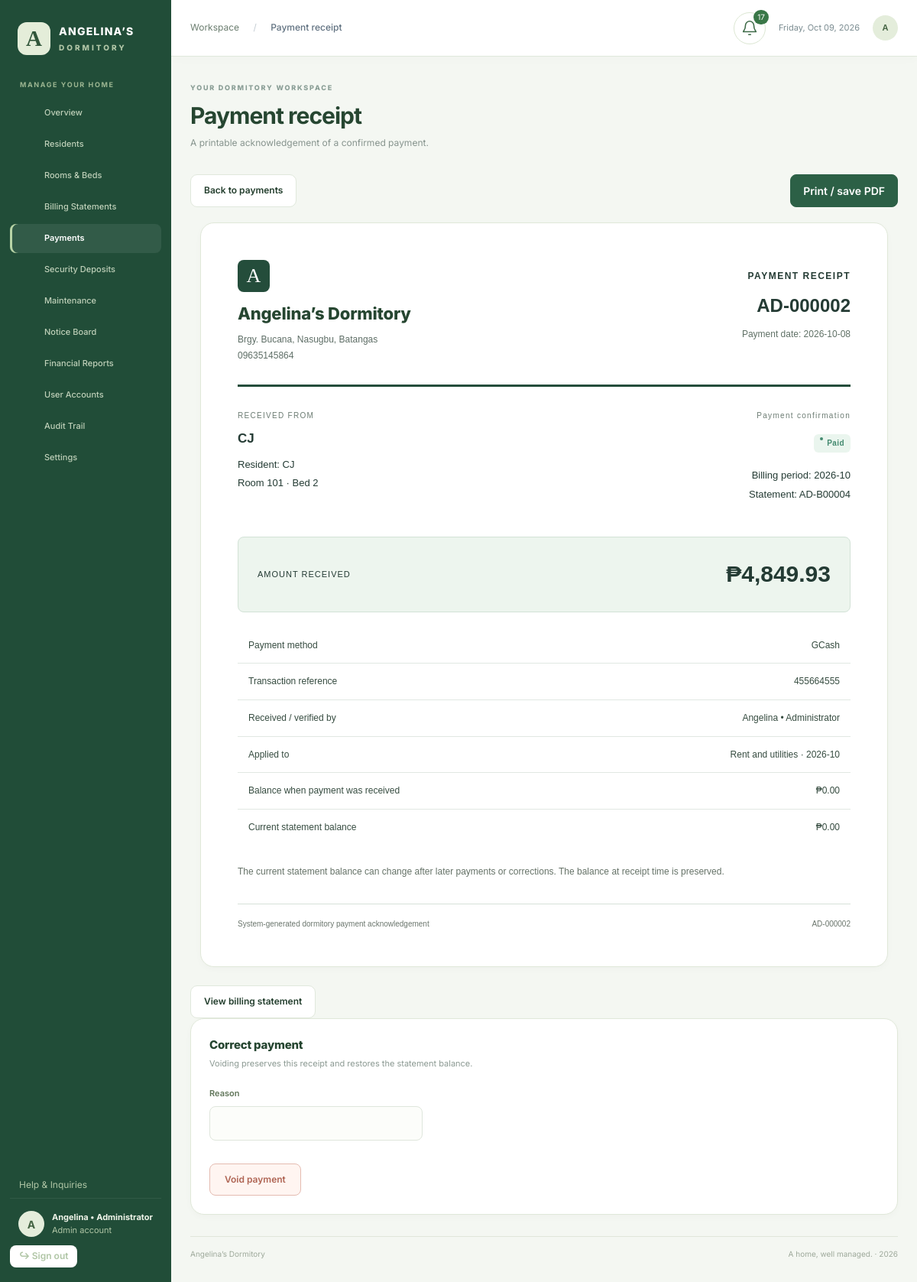
Page /index.php?page=receipt&id=2 (signed in) on the committed database.
### tables this page shows
CREATE TABLE `users` (
  `id` int(10) unsigned NOT NULL AUTO_INCREMENT,
  `username` varchar(100) NOT NULL,
  `password_hash` varchar(255) NOT NULL,
  `role` enum('admin','staff','tenant') NOT NULL,
  `name` varchar(200) NOT NULL,
  `tenant_id` int(10) unsigned DEFAULT NULL,
  `active` tinyint(4) DEFAULT 1,
  `must_change` tinyint(4) DEFAULT 1,
  PRIMARY KEY (`id`),
  UNIQUE KEY `username` (`username`),
  UNIQUE KEY `tenant_id` (`tenant_id`),
  CONSTRAINT `users_ibfk_1` FOREIGN KEY (`tenant_id`) REFERENCES `tenants` (`id`)
);

CREATE TABLE `settings` (
  `key` varchar(80) NOT NULL,
  `value` text NOT NULL,
  PRIMARY KEY (`key`)
);

CREATE TABLE `payments` (
  `id` int(10) unsigned NOT NULL AUTO_INCREMENT,
  `billing_id` int(10) unsigned NOT NULL,
  `tenant_id` int(10) unsigned NOT NULL,
  `amount` bigint(20) NOT NULL CHECK (`amount` > 0),
  `method` enum('GCash','Personal Payment') NOT NULL,
  `payer` varchar(200) NOT NULL,
  `payment_date` date NOT NULL,
  `reference` varchar(150) DEFAULT NULL,
  `received_by` int(10) unsigned NOT NULL,
  `idempotency_key` varchar(100) NOT NULL,
  `balance_after` bigint(20) DEFAULT NULL,
  `voided_at` datetime DEFAULT NULL,
  `voided_by` int(10) unsigned DEFAULT NULL,
  `void_reason` text DEFAULT NULL,
  `gcash_reference` varchar(150) GENERATED ALWAYS AS (case when `method` = 'GCash' then `reference` else NULL end) STORED,
  `created_at` timestamp NOT NULL DEFAULT current_timestamp(),
  PRIMARY KEY (`id`),
  UNIQUE KEY `idempotency_key` (`idempotency_key`),
  UNIQUE KEY `gcash_reference` (`gcash_reference`),
  KEY `payment_date` (`payment_date`),
  KEY `billing_id` (`billing_id`),
  KEY `tenant_id` (`tenant_id`),
  KEY `received_by` (`received_by`),
  KEY `voided_by` (`voided_by`),
  CONSTRAINT `payments_ibfk_1` FOREIGN KEY (`billing_id`) REFERENCES `billing` (`id`),
  CONSTRAINT `payments_ibfk_2` FOREIGN KEY (`tenant_id`) REFERENCES `tenants` (`id`),
  CONSTRAINT `payments_ibfk_3` FOREIGN KEY (`received_by`) REFERENCES `users` (`id`),
  CONSTRAINT `payments_ibfk_4` FOREIGN KEY (`voided_by`) REFERENCES `users` (`id`)
);

CREATE TABLE `tenants` (
  `id` int(10) unsigned NOT NULL AUTO_INCREMENT,
  `name` varchar(200) NOT NULL,
  `email` varchar(254) NOT NULL,
  `contact` varchar(80) NOT NULL,
  `status` enum('active','moved_out') NOT NULL DEFAULT 'active',
  `move_in` date NOT NULL,
  `move_out` date DEFAULT NULL,
  `created_at` timestamp NOT NULL DEFAULT current_timestamp(),
  PRIMARY KEY (`id`)
);

CREATE TABLE `rooms` (
  `id` int(10) unsigned NOT NULL AUTO_INCREMENT,
  `number` varchar(50) NOT NULL,
  `capacity` int(11) NOT NULL CHECK (`capacity` between 1 and 30),
  `rent` bigint(20) NOT NULL CHECK (`rent` >= 0),
  `status` enum('active','maintenance') DEFAULT 'active',
  PRIMARY KEY (`id`),
  UNIQUE KEY `number` (`number`)
);

CREATE TABLE `bed_spaces` (
  `id` int(10) unsigned NOT NULL AUTO_INCREMENT,
  `room_id` int(10) unsigned NOT NULL,
  `label` varchar(50) NOT NULL,
  PRIMARY KEY (`id`),
  UNIQUE KEY `room_id` (`room_id`,`label`),
  CONSTRAINT `bed_spaces_ibfk_1` FOREIGN KEY (`room_id`) REFERENCES `rooms` (`id`)
);

CREATE TABLE `billing` (
  `id` int(10) unsigned NOT NULL AUTO_INCREMENT,
  `tenant_id` int(10) unsigned NOT NULL,
  `assignment_id` int(10) unsigned NOT NULL,
  `period` char(7) NOT NULL,
  `cutoff` date NOT NULL,
  `due_date` date NOT NULL,
  `rent` bigint(20) NOT NULL CHECK (`rent` >= 0),
  `electricity` bigint(20) NOT NULL CHECK (`electricity` >= 0),
  `water` bigint(20) NOT NULL CHECK (`water` >= 0),
  `previous_balance` bigint(20) NOT NULL DEFAULT 0 CHECK (`previous_balance` >= 0),
  `total_due` bigint(20) NOT NULL CHECK (`total_due` >= 0),
  `carried_to` int(10) unsigned DEFAULT NULL,
  `created_by` int(10) unsigned DEFAULT NULL,
  `created_at` timestamp NOT NULL DEFAULT current_timestamp(),
  PRIMARY KEY (`id`),
  UNIQUE KEY `tenant_id` (`tenant_id`,`period`),
  KEY `due_date` (`due_date`),
  KEY `assignment_id` (`assignment_id`),
  KEY `carried_to` (`carried_to`),
  KEY `created_by` (`created_by`),
  CONSTRAINT `billing_ibfk_1` FOREIGN KEY (`tenant_id`) REFERENCES `tenants` (`id`),
  CONSTRAINT `billing_ibfk_2` FOREIGN KEY (`assignment_id`) REFERENCES `tenant_assignments` (`id`),
  CONSTRAINT `billing_ibfk_3` FOREIGN KEY (`carried_to`) REFERENCES `billing` (`id`),
  CONSTRAINT `billing_ibfk_4` FOREIGN KEY (`created_by`) REFERENCES `users` (`id`)
);

### index.php (the view, shortened to what this page needs)
<?php
require __DIR__.'/app/bootstrap.php';
require __DIR__.'/app/tenant_portal.php';
require __DIR__.'/app/activity.php';
require __DIR__.'/app/actions.php';
$u=user(); $page=(string)($_GET['page']??($u?'dashboard':'home'));
$titles=['dashboard'=>'Overview','tenants'=>'Residents','rooms'=>'Rooms & bed spaces','billing'=>'Billing statements','payments'=>'Payments','deposits'=>'Security deposits','occupancy'=>'Occupancy monitor','notifications'=>'Email notifications','audit'=>'Audit trail','accounts'=>'User accounts','account'=>'My account','receipt'=>'Payment receipt','statement'=>'Billing statement','forbidden'=>'Access restricted'];
$titles+=['batch'=>'Monthly billing run','reports'=>'Financial reports','expenses'=>'Operating expenses','requests'=>'Maintenance requests','announcements'=>'Notice board','settings'=>'Dormitory settings','ledger'=>'Account ledger'];
$titles['register']='Create tenant account';
$titles+=['home'=>"Angelina's Dormitory",'privacy'=>'Privacy Policy','terms'=>'Terms'];
$titles+=['pay'=>'Make a payment','inbox'=>'Notifications','profile'=>'My profile','support'=>'Help & inquiries'];
$nav=['dashboard'=>['dashboard','Overview'],'tenants'=>['tenants','Residents'],'rooms'=>['rooms','Rooms & Beds'],'billing'=>['billing','Billing Statements'],'payments'=>['payments','Payments'],'deposits'=>['deposits','Security Deposits'],'requests'=>['requests','Maintenance'],'announcements'=>['announcements','Notice Board'],'reports'=>['reports','Financial Reports'],'accounts'=>['accounts','User Accounts'],'audit'=>['audit','Audit Trail'],'settings'=>['settings','Settings']];
require __DIR__.'/app/views.php';
$activeSection=match($page){'batch','statement'=>'billing','expenses','ledger'=>'reports','notifications'=>'settings','receipt','pay'=>'payments',default=>$page};
require __DIR__.'/app/feature_views.php';
require __DIR__.'/app/operations_views.php';
?><!DOCTYPE html><html lang="en"><head><link rel="stylesheet" href="assets/style.css"><link rel="stylesheet" href="assets/redesign.css"><link rel="stylesheet" href="assets/registration.css"><link rel="stylesheet" href="assets/tenant.css"><link rel="stylesheet" href="assets/operations.css"><link rel="stylesheet" href="assets/public.css"><link rel="stylesheet" href="assets/green-theme.css"></head><body>
<?php if(!$u): ?>
<?php if(in_array($page,['login','register'],true)) require __DIR__.'/app/public_auth.php'; else require __DIR__.'/app/public_entry.php'; ?>
<?php else: ?>
<aside class="sidebar" id="sidebar"><a class="brand" href="index.php"><span class="brand-icon">A</span><span>ANGELINA’S<small>DORMITORY</small></span></a><span class="nav-heading">MANAGE YOUR HOME</span><nav><?php foreach($nav as $key=>$item): if(!in_array($u['role'],$access[$key],true)) continue; ?><a title="<?=e($item[1])?>" class="<?=$activeSection===$key?'selected':''?>" href="?page=<?=e($key)?>"><span><?=icon($item[0])?></span><b><?=e($item[1])?></b></a><?php endforeach; ?></nav><div class="sidebar-bottom"><?php if($u['role']!=='tenant'): ?><a class="sidebar-help" href="?page=support">Help &amp; Inquiries</a><?php endif; ?><a class="profile" href="?page=account"><span class="avatar"><?=e(strtoupper(substr($u['name'],0,1)))?></span><span><strong><?=e($u['name'])?></strong><small><?=e(ucfirst($u['role']))?> account</small></span></a><form method="post"><?=csrf()?><input type="hidden" name="action" value="logout"><button class="logout">↪ Sign out</button></form></div></aside><button type="button" class="sidebar-scrim" id="sidebar-scrim" aria-label="Close navigation"></button>
<div class="workspace"><header class="topbar"><div class="top-left"><button type="button" class="menu-toggle" id="menu-toggle" aria-label="Open navigation" aria-controls="sidebar" aria-expanded="false"><?=icon('menu')?></button><span class="breadcrumb">Workspace <span>/</span> <strong><?=e($titles[$page]??'')?></strong></span></div><div class="top-right"><?php activity_bell($u); ?><span class="date-label"><?=date('l, M d, Y')?></span><a class="header-avatar" href="?page=account" aria-label="My account"><?=e(strtoupper(substr($u['name'],0,1)))?></a></div></header><main class="content"><div class="page-heading"><div><?php workspace_back_link($page,$u); ?><span class="eyebrow">YOUR DORMITORY WORKSPACE</span><h1><?=e($titles[$page]??'')?></h1><p class="muted"><?=e(page_subtitle($page,$u['role']))?></p></div><div class="heading-actions"><?php if($u['role']==='admin' && in_array($page,['dashboard','billing'],true)): ?><a class="button primary" href="?page=batch"><?=icon('batch')?> Create monthly billing</a><?php elseif($u['role']==='staff' && $page==='dashboard'): ?><a class="button primary" href="?page=payments">Receive payment →</a><?php endif; ?><span class="role-label"><?=e(ucfirst($u['role']))?></span></div></div><?php show_flash(); try { admin_section_tabs($page,$u); render_page($page,$u); } catch(RuntimeException $error) { echo '<div class="notice error">'.e($error->getMessage()).'</div>'; } ?><footer class="content-footer"><?=e(setting('business_name','Angelina’s Dormitory'))?><span>A home, well managed. · <?=date('Y')?></span></footer></main></div>
<?php endif; ?><script src="assets/app.js" defer></script><script src="assets/portal.js" defer></script></body></html>

### app/operations_views.php (shortened to what this page needs)
<?php
function document_header(string $title,string $reference,string $date): void {
    echo '<header class="document-header"><div><div class="document-brand">A</div><h2>'.e(setting('business_name','Angelina’s Dormitory')).'</h2><p>'.e(setting('business_address')?:'Dormitory administration office').'<br>'.e(setting('business_contact')).'</p></div><div class="document-number"><span>'.e($title).'</span><strong>'.e($reference).'</strong><small>'.e($date).'</small></div></header>';
}
function professional_receipt(array $u): void {
    $p=one('SELECT p.*,t.name,b.period,r.number,bs.label,u.name receiver FROM payments p JOIN tenants t ON t.id=p.tenant_id JOIN billing b ON b.id=p.billing_id JOIN tenant_assignments a ON a.id=b.assignment_id JOIN bed_spaces bs ON bs.id=a.bed_id JOIN rooms r ON r.id=bs.room_id JOIN users u ON u.id=p.received_by WHERE p.id=?',[(int)($_GET['id']??0)]);if(!$p||($u['role']==='tenant'&&(int)$p['tenant_id']!==(int)$u['tenant_id'])){http_response_code(404);echo '<div class="notice error">Receipt not found.</div>';return;}$b=bill((int)$p['billing_id']);$ref='AD-'.str_pad((string)$p['id'],6,'0',STR_PAD_LEFT);
    echo '<div class="document-toolbar no-print"><a class="button" href="?page=payments">Back to payments</a><button class="primary" type="button" data-print>Print / save PDF</button></div><section class="panel printable business-document receipt-document">';document_header('PAYMENT RECEIPT',$ref,'Payment date: '.$p['payment_date']);echo '<div class="document-parties"><div><span>RECEIVED FROM</span><strong>'.e($p['payer']).'</strong><p>Resident: '.e($p['name']).'<br>Room '.e($p['number']).' · '.e($p['label']).'</p></div><div><span>Payment confirmation</span>'.badge($p['voided_at']?'voided':'paid').'<p>Billing period: '.e($p['period']).'<br>Statement: AD-B'.str_pad((string)$p['billing_id'],5,'0',STR_PAD_LEFT).'</p></div></div><div class="receipt-amount"><span>AMOUNT RECEIVED</span><strong>'.money($p['amount']).'</strong></div><table class="document-table"><tbody>';foreach(['Payment method'=>$p['method'],'Transaction reference'=>$p['reference']?:'Office payment','Received / verified by'=>$p['receiver'],'Applied to'=>'Rent and utilities · '.$p['period'],'Balance when payment was received'=>$p['balance_after']!==null?money($p['balance_after']):'Historical snapshot unavailable','Current statement balance'=>money(balance($b))] as $label=>$value)echo '<tr><td>'.e($label).'</td><td>'.e($value).'</td></tr>';echo '</tbody></table><p class="document-note">The current statement balance can change after later payments or corrections. The balance at receipt time is preserved.</p>';if($p['voided_at'])echo '<div class="document-void">VOIDED — '.e($p['void_reason']).'<br>'.e($p['voided_at']).' UTC. This payment is excluded from collections.</div>';echo '<footer class="document-footer"><span>System-generated dormitory payment acknowledgement</span><span>'.$ref.'</span></footer></section><a class="button no-print" href="?page=statement&id='.$p['billing_id'].'">View billing statement</a>';
    if($u['role']==='admin'&&!$p['voided_at']&&!$b['carried_to']){echo '<div class="no-print">';echo '<div class="form-actions"><button class="danger" data-confirm="Void this payment?">Void payment</button></div></form></section></div>';}
}

### rows in the picture
users: name "A", name "Angelina • Administrator", role "Admin", role "A printable acknowledgement of a confirmed payment."
settings: value "Angelina’s Dormitory"
settings: value "Brgy. Bucana, Nasugbu, Batangas"
settings: value "09635145864"
payments: id "AD-000002", payer "CJ", tenant.name "CJ", rooms.number "101", bed_spaces.label "Bed 2", billing.period "2026-10", billing "00004", amount "₱4,849.93", method "GCash", received_by.name "Angelina • Administrator"

### other values in the picture
$item[1] "Overview"
$item[1] "Residents"
$item[1] "Rooms & Beds"
$item[1] "Billing Statements"
$item[1] "Payments"
$item[1] "Security Deposits"
$item[1] "Maintenance"
$item[1] "Notice Board"
$item[1] "Financial Reports"
$item[1] "User Accounts"
$item[1] "Audit Trail"
$item[1] "Settings"
$titles[$page] "Payment receipt"
$count "17"
$title "PAYMENT RECEIPT"
